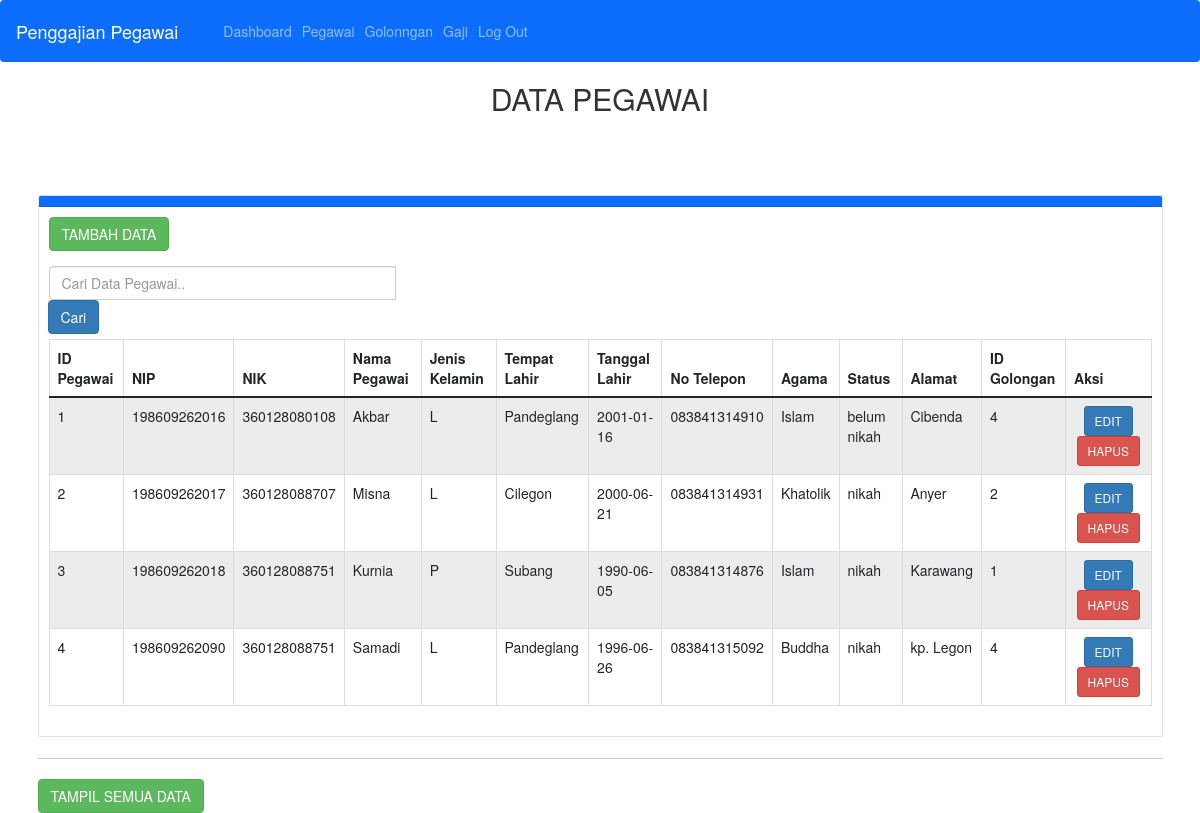
/index.php/pegawai, run on the app's committed database.
### tables this page shows
CREATE TABLE `pegawai` (
  `id_pegawai` int(11) NOT NULL AUTO_INCREMENT,
  `nip` varchar(12) DEFAULT NULL,
  `nik` varchar(12) DEFAULT NULL,
  `nama` varchar(100) DEFAULT NULL,
  `jenis_kelamin` enum('P','L') DEFAULT NULL,
  `tempat_lahir` varchar(100) DEFAULT NULL,
  `tanggal_lahir` date DEFAULT NULL,
  `telepon` varchar(12) DEFAULT NULL,
  `agama` varchar(15) DEFAULT NULL,
  `status_nikah` enum('belum nikah','nikah') DEFAULT NULL,
  `alamat` text DEFAULT NULL,
  `id_golongan` int(11) DEFAULT NULL,
  PRIMARY KEY (`id_pegawai`),
  KEY `id_golongan` (`id_golongan`),
  CONSTRAINT `pegawai_ibfk_1` FOREIGN KEY (`id_golongan`) REFERENCES `golongan` (`id_golongan`) ON UPDATE CASCADE
);

### application/controllers/Pegawai.php (called while the page is built, shortened)
<?php
class Pegawai extends CI_Controller
{
    public function __construct()
    {
        $this->load->model('Pegawai_model');
        $this->load->library('form_validation');
    }
    public function index()
    {
        $getdata = $this->Pegawai_model->getdata_Pegawai();
        $data['judul'] = 'Pengelolaan Pegawai';
        $data['pegawai'] = $this->Pegawai_model->getAllPegawai();
        $this->load->view('templates/header', $data);
        $this->load->view('pegawai/index', $data, $getdata);
        $this->load->view('templates/footer');
    }
}

### index.php (called while the page is built, shortened)
<?php
require_once BASEPATH.'core/CodeIgniter.php';

### application/models/Pegawai_model.php (called while the page is built, shortened)
<?php
class Pegawai_model extends CI_Model
{
    public function getdata_Pegawai()
    {
        $query = $this->db->query("SELECT * FROM pegawai ORDER BY id_pegawai ASC");
        return $query->result();
    }
}

### application/views/pegawai/index.php (the view, shortened to what this page needs)
<body>
<div class="col text-center">
  <h2>DATA PEGAWAI</h2>
</div>
  <div class="container" style="margin-top: 80px">
    <div class="row">
      <div class="col-md-14">
        <div class="card">
          <div class="card-header bg-primary">
          </div>
          <div class="card-body">
            <a href="<?php echo base_url() ?>pegawai/tambah/" class="btn btn-md btn-success" style="margin-bottom: 10px">TAMBAH DATA</a>
            <div class="row mt-2">
                  <div class="col-md-4">
                      <form action="" method="post">
                          <div class="input-group mb-2">
                                  <input type="text" class="form-control" placeholder="Cari Data Pegawai.." name="keyword">
                                      <div class="input-group-append">
                                  <button class="btn btn-primary" type="submit">Cari</button>
                              </div>
                          </div>
                      </form>
                  </div>
              </div>
            <div class="table-responsive">
              <table class="table table-bordered table-striped" id="myTable">
                <thead>
                  <tr>
                    <th scope="col">ID Pegawai</th>
                    <th scope="col">NIP</th>
                    <th scope="col">NIK</th>
                    <th scope="col">Nama Pegawai</th>
                    <th scope="col">Jenis Kelamin</th>
                    <th scope="col">Tempat Lahir</th>
                    <th scope="col">Tanggal Lahir</th>
                    <th scope="col">No Telepon</th>
                    <th scope="col">Agama</th>
                    <th scope="col">Status</th>
                    <th scope="col">Alamat</th>
                    <th scope="col">ID Golongan</th>
                    <th scope="col">Aksi</th>
                  </tr>
                </thead>
                <tbody>
                  <?php
                  foreach ($pegawai as $pegawai) {
                  ?>
                    <tr>
                      <td><?php echo $pegawai['id_pegawai'] ?></td>
                      <td><?php echo $pegawai['nip'] ?></td>
                      <td><?php echo $pegawai['nik'] ?></td>
                      <td><?php echo $pegawai['nama'] ?></td>
                      <td><?php echo $pegawai['jenis_kelamin'] ?></td>
                      <td><?php echo $pegawai['tempat_lahir'] ?></td>
                      <td><?php echo $pegawai['tanggal_lahir'] ?></td>
                      <td><?php echo $pegawai['telepon'] ?></td>
                      <td><?php echo $pegawai['agama'] ?></td>
                      <td><?php echo $pegawai['status_nikah'] ?></td>
                      <td><?php echo $pegawai['alamat'] ?></td>
                      <td><?php echo $pegawai['id_golongan'] ?></td>
                      <td class="text-center">
                        <a href="<?php echo base_url() ?>pegawai/ubah/<?= $pegawai['id_pegawai']; ?>" class="btn btn-sm btn-primary">EDIT</a>
                        <a href="<?php echo base_url() ?>pegawai/hapus/<?= $pegawai['id_pegawai']; ?>" class="btn btn-sm btn-danger">HAPUS</a>
                      </td>
                    </tr>
                  <?php } ?>
                </tbody>
              </table>
            </div>
          </div>
        </div>
        <hr>
        <div class="row-mt-3">
          <div class="col">
          <a href="<?php echo base_url() ?>pegawai/index/" class="btn btn-md btn-success">TAMPIL SEMUA DATA</a>
          </div>
        </div>
      </div>

### assets/css/style.css (style rules this page uses)
body { background-color: #1111; }

### assets/css/ilmudetil.css (style rules this page uses)
a { color: #FFC107;text-decoration: none; }

### data on the page
pegawai: id_pegawai "1", nip "198609262016", nik "360128080108", nama "Akbar", jenis_kelamin "L", tempat_lahir "Pandeglang", tanggal_lahir "2001-01-16", telepon "083841314910", agama "Islam", status_nikah "belum nikah", alamat "Cibenda", id_golongan "4"
pegawai: id_pegawai "2", nip "198609262017", nik "360128088707", nama "Misna", jenis_kelamin "L", tempat_lahir "Cilegon", tanggal_lahir "2000-06-21", telepon "083841314931", agama "Khatolik", status_nikah "nikah", alamat "Anyer", id_golongan "2"
pegawai: id_pegawai "3", nip "198609262018", nik "360128088751", nama "Kurnia", jenis_kelamin "P", tempat_lahir "Subang", tanggal_lahir "1990-06-05", telepon "083841314876", agama "Islam", status_nikah "nikah", alamat "Karawang", id_golongan "1"
pegawai: id_pegawai "4", nip "198609262090", nik "360128088751", nama "Samadi", jenis_kelamin "L", tempat_lahir "Pandeglang", tanggal_lahir "1996-06-26", telepon "083841315092", agama "Buddha", status_nikah "nikah", alamat "kp. Legon", id_golongan "4"
